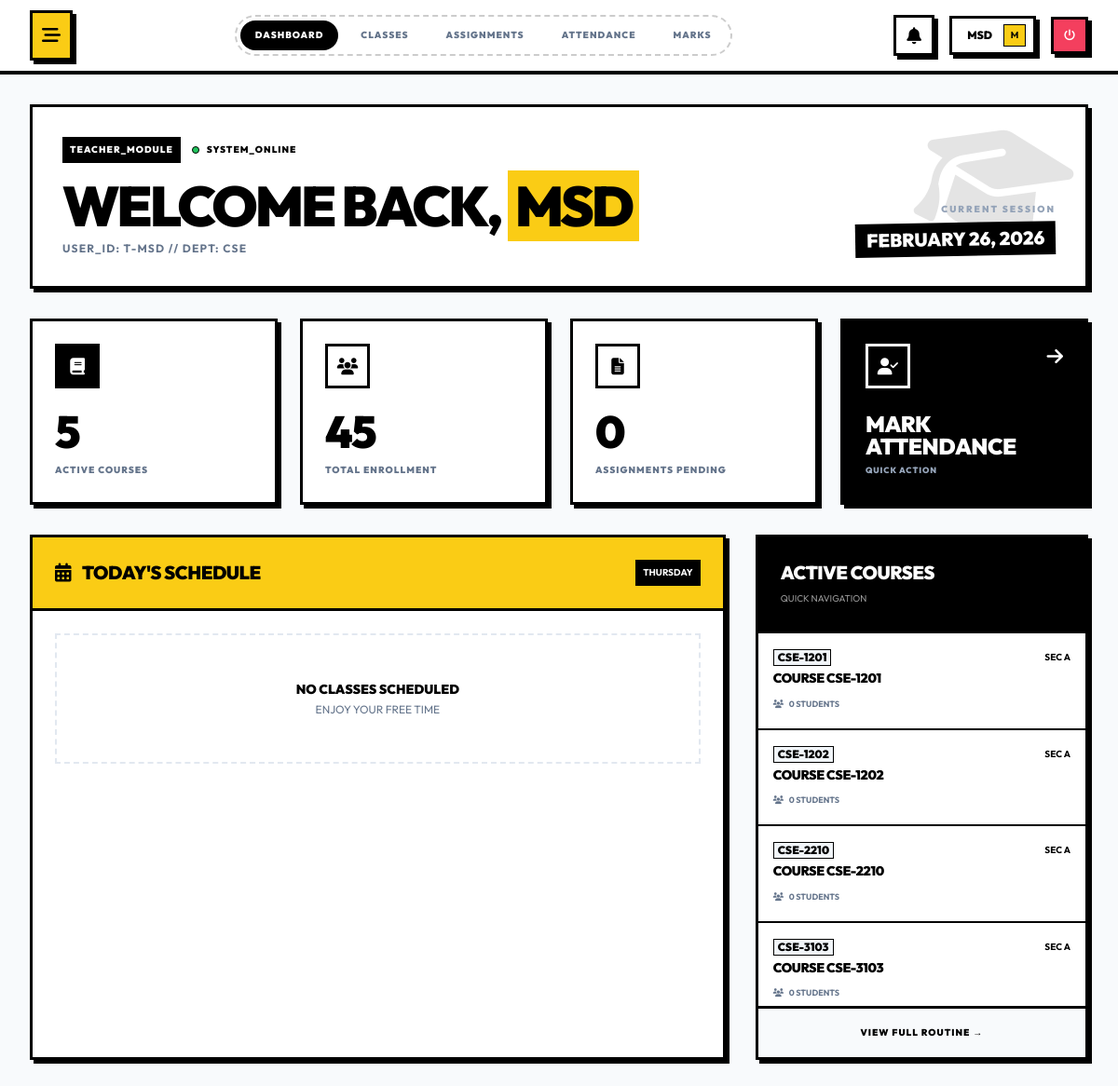
The app's page /modules/teacher/dashboard.php (signed in) with its own data.
### tables this page shows
CREATE TABLE `teachers` (
  `id` int(10) UNSIGNED NOT NULL,
  `user_id` int(10) UNSIGNED NOT NULL,
  `department_id` int(10) UNSIGNED NOT NULL,
  `employee_id` varchar(50) NOT NULL,
  `designation` varchar(100) DEFAULT NULL,
  `specialization` text DEFAULT NULL,
  `joining_date` date DEFAULT NULL,
  `qualification` text DEFAULT NULL,
  `created_at` timestamp NOT NULL DEFAULT current_timestamp(),
  `updated_at` timestamp NOT NULL DEFAULT current_timestamp() ON UPDATE current_timestamp()
);

CREATE TABLE `departments` (
  `id` int(10) UNSIGNED NOT NULL,
  `name` varchar(100) NOT NULL,
  `code` varchar(20) NOT NULL,
  `description` text DEFAULT NULL,
  `head_of_department` int(10) UNSIGNED DEFAULT NULL,
  `status` enum('active','inactive') DEFAULT 'active',
  `created_at` timestamp NOT NULL DEFAULT current_timestamp(),
  `updated_at` timestamp NOT NULL DEFAULT current_timestamp() ON UPDATE current_timestamp(),
  `deleted_at` timestamp NULL DEFAULT NULL
);

CREATE TABLE `course_offerings` (
  `id` int(10) UNSIGNED NOT NULL,
  `course_id` int(10) UNSIGNED NOT NULL,
  `semester_id` int(10) UNSIGNED NOT NULL,
  `section` varchar(10) NOT NULL,
  `max_students` int(11) DEFAULT 60,
  `enrolled_students` int(11) DEFAULT 0,
  `status` enum('open','closed','completed') DEFAULT 'open',
  `created_at` timestamp NOT NULL DEFAULT current_timestamp(),
  `updated_at` timestamp NOT NULL DEFAULT current_timestamp() ON UPDATE current_timestamp()
);

CREATE TABLE `courses` (
  `id` int(10) UNSIGNED NOT NULL,
  `department_id` int(10) UNSIGNED NOT NULL,
  `course_code` varchar(20) NOT NULL,
  `course_name` varchar(200) NOT NULL,
  `credit_hours` decimal(3,1) NOT NULL,
  `course_type` enum('theory','lab','project','thesis') DEFAULT 'theory',
  `semester_number` int(11) NOT NULL,
  `description` text DEFAULT NULL,
  `syllabus` text DEFAULT NULL,
  `status` enum('active','inactive') DEFAULT 'active',
  `created_at` timestamp NOT NULL DEFAULT current_timestamp(),
  `updated_at` timestamp NOT NULL DEFAULT current_timestamp() ON UPDATE current_timestamp(),
  `deleted_at` timestamp NULL DEFAULT NULL,
  `default_room_id` int(10) UNSIGNED DEFAULT NULL
);

### includes/session.php (called while the page is built, shortened)
<?php
function get_current_user_id() {
    return $_SESSION['user_id'] ?? null;
}

### includes/functions.php (called while the page is built, shortened)
<?php
function e($string) {
    return htmlspecialchars($string ?? '', ENT_QUOTES, 'UTF-8');
}

### modules/teacher/dashboard.php (the view, shortened to what this page needs)
<?php
require_once __DIR__ . '/../../includes/session.php';
require_once __DIR__ . '/../../includes/functions.php';
require_once __DIR__ . '/../../includes/auth.php';
$user_id = get_current_user_id();
$stmt = $db->prepare("SELECT t.*, d.name as department_name, d.code as department_code
    FROM teachers t
    JOIN departments d ON t.department_id = d.id
    WHERE t.user_id = ?");
$stmt->bind_param("i", $user_id);
$stmt->execute();
$teacher = $stmt->get_result()->fetch_assoc();
$teacher_id = $teacher['id'];
$today = date('l');
$stats_query = "SELECT
    (SELECT COUNT(*) FROM teacher_courses WHERE teacher_id = $teacher_id) as courses,
    (SELECT COUNT(DISTINCT e.student_id) FROM enrollments e
        JOIN teacher_courses tc ON e.course_offering_id = tc.course_offering_id
        WHERE tc.teacher_id = $teacher_id) as students,
    (SELECT COUNT(*) FROM assignment_submissions asub
        JOIN assignments a ON asub.assignment_id = a.id
        JOIN teacher_courses tc ON a.course_offering_id = tc.course_offering_id
        WHERE tc.teacher_id = $teacher_id AND asub.status IN ('submitted', 'late')) as pending_grading,
    (SELECT COUNT(*) FROM class_schedule cs
        JOIN teacher_courses tc ON cs.course_offering_id = tc.course_offering_id
        WHERE tc.teacher_id = $teacher_id AND cs.day_of_week = '$today') as today_classes";
$result = $db->query($stats_query);
$stats = $result->fetch_assoc();
$today_schedule = [];
usort($today_schedule, function($a, $b) {
    return strcmp($a['start_time'], $b['start_time']);
});
$my_courses = [];
$result = $db->query("SELECT co.*, c.course_code, c.course_name, s.name as semester_name
    FROM course_offerings co
    JOIN courses c ON co.course_id = c.id
    JOIN semesters s ON co.semester_id = s.id
    JOIN teacher_courses tc ON co.id = tc.course_offering_id
    WHERE tc.teacher_id = $teacher_id
    ORDER BY c.course_code");
while ($row = $result->fetch_assoc()) {
    $my_courses[] = $row;
}
?>
<div class="space-y-8 animate-in">
    <div class="bg-white os-border os-shadow p-8 flex flex-col md:flex-row gap-8 justify-between relative overflow-hidden">
        <div class="absolute top-0 right-0 p-4 opacity-10 pointer-events-none">
            <i class="fas fa-graduation-cap text-9xl text-black transform rotate-12"></i>
        </div>
        <div class="relative z-10">
            <div class="flex items-center gap-3 mb-4">
                <span class="bg-black text-white text-[10px] font-black uppercase px-2 py-1 tracking-widest">Teacher_Module</span>
                <span class="flex items-center gap-2 text-[10px] font-black uppercase tracking-widest">
                    <span class="w-2 h-2 bg-green-500 rounded-full border border-black"></span>
                    System_Online
                </span>
            </div>
            <h1 class="text-4xl md:text-6xl font-black uppercase leading-none tracking-tighter mb-2">
                WELCOME BACK, <span class="bg-yellow-400 px-2 box-decoration-clone text-black"><?php echo explode(' ', $_SESSION['username'])[0]; ?></span>
            </h1>
            <p class="text-xs font-mono font-bold uppercase tracking-widest text-slate-500">
                User_ID: <?php echo e($teacher['employee_id']); ?> // Dept: <?php echo e($teacher['department_code']); ?>
            </p>
        </div>
        <div class="relative z-10 flex items-end">
            <div class="text-right">
                <p class="text-[10px] font-black uppercase tracking-[0.2em] mb-1 text-slate-400">Current Session</p>
                <p class="text-xl font-black uppercase font-mono bg-black text-white px-3 py-1 inline-block transform -rotate-1">
                    <?php echo date('F d, Y'); ?>
                </p>
            </div>
        </div>
    </div>
    <div class="grid grid-cols-1 md:grid-cols-2 lg:grid-cols-4 gap-6">
        <a href="my-courses.php" class="os-card p-6 flex flex-col justify-between h-[200px] group">
            <div class="flex justify-between items-start">
                <div class="os-icon-box">
                    <i class="fas fa-book text-lg"></i>
                </div>
            </div>
            <div>
                <h3 class="text-5xl font-black mb-2 leading-none"><?php echo $stats['courses']; ?></h3>
                <p class="text-[10px] font-black uppercase tracking-widest text-slate-500 group-hover:text-black">Active Courses</p>
            </div>
        </a>
        <a href="students.php" class="os-card p-6 flex flex-col justify-between h-[200px] group">
            <div class="flex justify-between items-start">
                <div class="os-icon-box bg-white text-black">
                    <i class="fas fa-users text-lg"></i>
                </div>
            </div>
            <div>
                <h3 class="text-5xl font-black mb-2 leading-none"><?php echo $stats['students']; ?></h3>
                <p class="text-[10px] font-black uppercase tracking-widest text-slate-500 group-hover:text-black">Total Enrollment</p>
            </div>
        </a>
        <a href="assignments.php" class="os-card p-6 flex flex-col justify-between h-[200px] group">
            <div class="flex justify-between items-start">
                <div class="os-icon-box bg-white text-black relative">
                    <i class="fas fa-file-alt text-lg"></i>
                </div>
            </div>
            <div>
                <h3 class="text-5xl font-black mb-2 leading-none"><?php echo $stats['pending_grading']; ?></h3>
                <p class="text-[10px] font-black uppercase tracking-widest text-slate-500 group-hover:text-black">Assignments Pending</p>
            </div>
        </a>
        <a href="attendance.php" class="os-card os-card-invert p-6 flex flex-col justify-between h-[200px] group">
            <div class="flex justify-between items-start">
                <div class="os-icon-box">
                    <i class="fas fa-user-check text-lg"></i>
                </div>
                <i class="fas fa-arrow-right text-xl transition-transform group-hover:translate-x-1"></i>
            </div>
            <div>
                <h3 class="text-2xl font-black uppercase leading-none mb-1 text-white">Mark<br>Attendance</h3>
                <p class="text-[9px] font-black uppercase tracking-widest text-slate-400 group-hover:text-white transition-colors">Quick Action</p>
            </div>
        </a>
    </div>
    <div class="grid grid-cols-1 lg:grid-cols-3 gap-8">
        <div class="lg:col-span-2 os-card p-0 overflow-hidden bg-white">
            <div class="p-6 border-b-3 border-black flex justify-between items-center bg-yellow-400">
                <h3 class="text-xl font-black uppercase tracking-tight flex items-center gap-3">
                    <i class="fas fa-calendar-alt"></i> Today's Schedule
                </h3>
                <span class="bg-black text-white text-[10px] font-mono font-bold px-2 py-1 uppercase">
                    <?php echo date('l'); ?>
                </span>
            </div>
            <div class="p-6">
                <?php if (empty($today_schedule)): ?>
                    <div class="py-12 text-center border-2 border-dashed border-slate-200">
                        <p class="text-sm font-black uppercase mb-1">No Classes Scheduled</p>
                        <p class="text-xs text-slate-500 font-mono">ENJOY YOUR FREE TIME</p>
                    </div>
                <?php endif; ?>
            </div>
        </div>
        <div class="os-card p-0 overflow-hidden bg-white">
            <div class="p-6 border-b-3 border-black bg-black text-white">
                <h3 class="text-xl font-black uppercase tracking-tight">Active Courses</h3>
                <p class="text-[10px] font-mono opacity-60 uppercase mt-1">QUICK NAVIGATION</p>
            </div>
            <div class="divide-y-2 divide-black max-h-[400px] overflow-y-auto">
                <?php if (empty($my_courses)): ?>
                    <div class="p-6 text-center text-xs font-mono text-slate-500">NO COURSES ASSIGNED</div>
                <?php else: ?>
                    <?php foreach ($my_courses as $course): ?>
                        <a href="my-courses.php?id=<?php echo $course['id']; ?>" class="block p-4 hover:bg-yellow-50 transition-colors group">
                            <div class="flex justify-between items-center mb-1">
                                <span class="text-xs font-black uppercase bg-slate-100 px-1 border border-black"><?php echo e($course['course_code']); ?></span>
                                <span class="text-[10px] font-mono font-bold">SEC <?php echo e($course['section']); ?></span>
                            </div>
                            <h4 class="text-sm font-black uppercase group-hover:text-black line-clamp-1 leading-tight mb-2">
                                <?php echo e($course['course_name']); ?>
                            </h4>
                            <div class="flex justify-between items-center">
                                <span class="text-[9px] font-bold uppercase text-slate-500">
                                    <i class="fas fa-users mr-1"></i> <?php echo $course['enrolled_students']; ?> Students
                                </span>
                            </div>
                        </a>
                    <?php endforeach; ?>
                <?php endif; ?>
            </div>
            <div class="p-4 bg-slate-50 border-t-3 border-black">
                <a href="routine.php" class="block text-center text-[10px] font-black uppercase tracking-widest hover:underline">
                    View Full Routine →
                </a>
            </div>
        </div>
    </div>
</div>
<?php
include __DIR__ . '/../../includes/layouts/dashboard.php';
?>

### assets/css/custom.css (style rules this page uses)
:root { --primary: #facc15; --primary-hover: #eab308; --black: #000000; --white: #ffffff; --slate: #94a3b8; --bg-body: #f8fafc; --bg-card: #ffffff; --border-width: 3px; --border-color: #000000; --shadow-hard: 4px 4px 0px #000000; --shadow-hard-lg: 8px 8px 0px #000000; --shadow-hard-sm: 2px 2px 0px #000000; --font-heading: 'Outfit', sans-serif; --font-body: 'Outfit', sans-serif; --font-mono: 'Outfit', sans-serif; }
body { font-family: var(--font-body); background-color: var(--bg-body); color: var(--black); -webkit-font-smoothing: antialiased; }
h1, h2, h3, h4, h5, h6 { font-family: var(--font-heading); font-weight: 900; text-transform: uppercase; letter-spacing: -0.025em; }
.os-card { background: var(--bg-card); border: var(--border-width) solid var(--black); box-shadow: var(--shadow-hard); transition: all 0.2s cubic-bezier(0.4, 0, 0.2, 1); position: relative; overflow: hidden; }
.os-card-invert { background: var(--black); color: var(--white); border-color: var(--black); }
.os-icon-box { width: 3rem; height: 3rem; display: flex; align-items: center; justify-content: center; border: var(--border-width) solid var(--black); background: var(--black); color: var(--white); transition: all 0.2s; }
.os-card-invert .os-icon-box { background: transparent; border-color: var(--white); color: var(--white); }
.font-mono { font-family: var(--font-mono); }
.os-border { border: var(--border-width) solid var(--black); }
.os-shadow { box-shadow: var(--shadow-hard); }
.animate-in { opacity: 0; animation: fadeIn 0.5s forwards; }

### records on screen
teachers: employee "T-MSD", department.code "CSE"
course_offerings: course.course_code "CSE-1201", section "A", course.course_name "COURSE CSE-1201", enrolled_students "0"
course_offerings: course.course_code "CSE-1202", section "A", course.course_name "COURSE CSE-1202", enrolled_students "0"
course_offerings: course.course_code "CSE-2210", section "A", course.course_name "COURSE CSE-2210", enrolled_students "0"
course_offerings: course.course_code "CSE-3103", section "A", course.course_name "COURSE CSE-3103", enrolled_students "0"

### other values on screen
$link['label'] "DASHBOARD"
$link['label'] "CLASSES"
$link['label'] "ASSIGNMENTS"
$link['label'] "ATTENDANCE"
$link['label'] "MARKS"
explode(' ', $_SESSION['username'])[0] "MSD"
substr($_SESSION['username'] ?? 'U', 0, 1) "M"
$stats['courses'] "5"
$stats['students'] "45"
$stats['pending_grading'] "0"
